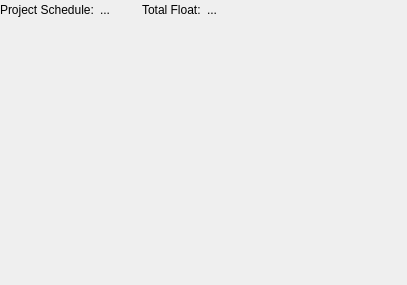
<ui version="4.0" >
 <class>PertResult</class>
 <widget class="QWidget" name="PertResult" >
  <property name="geometry" >
   <rect>
    <x>0</x>
    <y>0</y>
    <width>407</width>
    <height>285</height>
   </rect>
  </property>
  <property name="contextMenuPolicy" >
   <enum>Qt::NoContextMenu</enum>
  </property>
  <layout class="QVBoxLayout" >
   <property name="leftMargin" >
    <number>0</number>
   </property>
   <property name="topMargin" >
    <number>0</number>
   </property>
   <property name="rightMargin" >
    <number>0</number>
   </property>
   <property name="bottomMargin" >
    <number>0</number>
   </property>
   <item>
    <layout class="QHBoxLayout" >
     <item>
      <widget class="QLabel" name="label_1" >
       <property name="sizePolicy" >
        <sizepolicy vsizetype="Fixed" hsizetype="Preferred" >
         <horstretch>0</horstretch>
         <verstretch>0</verstretch>
        </sizepolicy>
       </property>
       <property name="frameShape" >
        <enum>QFrame::NoFrame</enum>
       </property>
       <property name="frameShadow" >
        <enum>QFrame::Plain</enum>
       </property>
       <property name="text" >
        <string>Project Schedule:</string>
       </property>
       <property name="margin" >
        <number>1</number>
       </property>
       <property name="indent" >
        <number>0</number>
       </property>
      </widget>
     </item>
     <item>
      <widget class="QLabel" name="scheduleName" >
       <property name="sizePolicy" >
        <sizepolicy vsizetype="Fixed" hsizetype="Preferred" >
         <horstretch>0</horstretch>
         <verstretch>0</verstretch>
        </sizepolicy>
       </property>
       <property name="frameShape" >
        <enum>QFrame::NoFrame</enum>
       </property>
       <property name="frameShadow" >
        <enum>QFrame::Plain</enum>
       </property>
       <property name="text" >
        <string>...</string>
       </property>
       <property name="margin" >
        <number>2</number>
       </property>
       <property name="indent" >
        <number>0</number>
       </property>
      </widget>
     </item>
     <item>
      <widget class="QLabel" name="label" >
       <property name="sizePolicy" >
        <sizepolicy vsizetype="Fixed" hsizetype="Minimum" >
         <horstretch>0</horstretch>
         <verstretch>0</verstretch>
        </sizepolicy>
       </property>
       <property name="minimumSize" >
        <size>
         <width>20</width>
         <height>0</height>
        </size>
       </property>
       <property name="text" >
        <string/>
       </property>
      </widget>
     </item>
     <item>
      <widget class="QLabel" name="label_3" >
       <property name="sizePolicy" >
        <sizepolicy vsizetype="Fixed" hsizetype="Preferred" >
         <horstretch>0</horstretch>
         <verstretch>0</verstretch>
        </sizepolicy>
       </property>
       <property name="frameShape" >
        <enum>QFrame::NoFrame</enum>
       </property>
       <property name="frameShadow" >
        <enum>QFrame::Raised</enum>
       </property>
       <property name="text" >
        <string>Total Float:</string>
       </property>
      </widget>
     </item>
     <item>
      <widget class="QLabel" name="totalFloat" >
       <property name="sizePolicy" >
        <sizepolicy vsizetype="Fixed" hsizetype="Preferred" >
         <horstretch>0</horstretch>
         <verstretch>0</verstretch>
        </sizepolicy>
       </property>
       <property name="frameShape" >
        <enum>QFrame::NoFrame</enum>
       </property>
       <property name="frameShadow" >
        <enum>QFrame::Plain</enum>
       </property>
       <property name="text" >
        <string>...</string>
       </property>
      </widget>
     </item>
     <item>
      <spacer>
       <property name="orientation" >
        <enum>Qt::Horizontal</enum>
       </property>
       <property name="sizeType" >
        <enum>QSizePolicy::Expanding</enum>
       </property>
       <property name="sizeHint" >
        <size>
         <width>40</width>
         <height>20</height>
        </size>
       </property>
      </spacer>
     </item>
    </layout>
   </item>
   <item>
    <widget class="DoubleTreeViewBase" name="treeWidgetTaskResult" >
     <property name="frameShape" >
      <enum>QFrame::NoFrame</enum>
     </property>
     <property name="frameShadow" >
      <enum>QFrame::Raised</enum>
     </property>
    </widget>
   </item>
  </layout>
 </widget>
 <customwidgets>
  <customwidget>
   <class>DoubleTreeViewBase</class>
   <extends>QFrame</extends>
   <header>kptitemmodelbase.h</header>
   <container>1</container>
  </customwidget>
 </customwidgets>
 <resources/>
 <connections/>
</ui>
